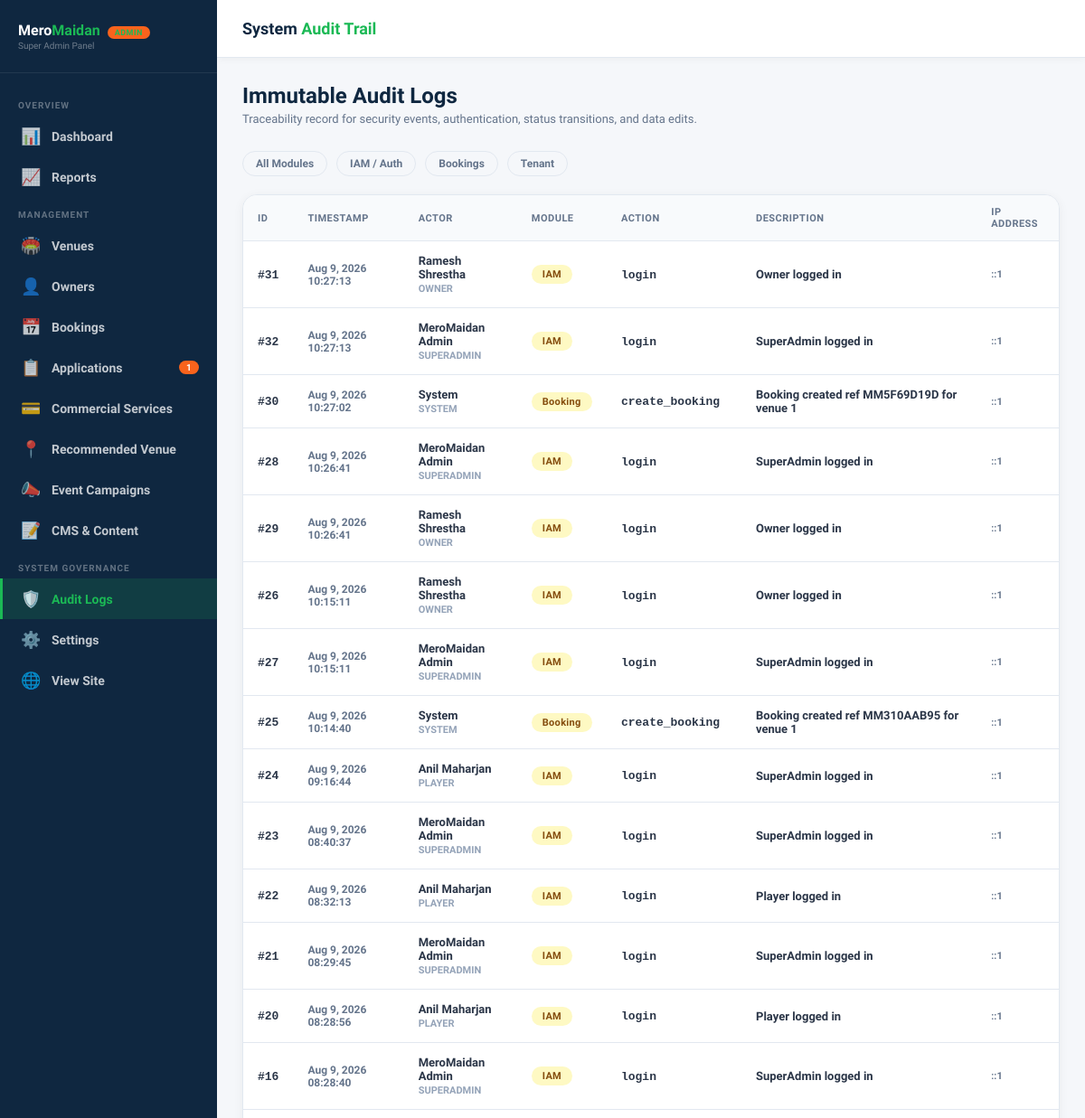
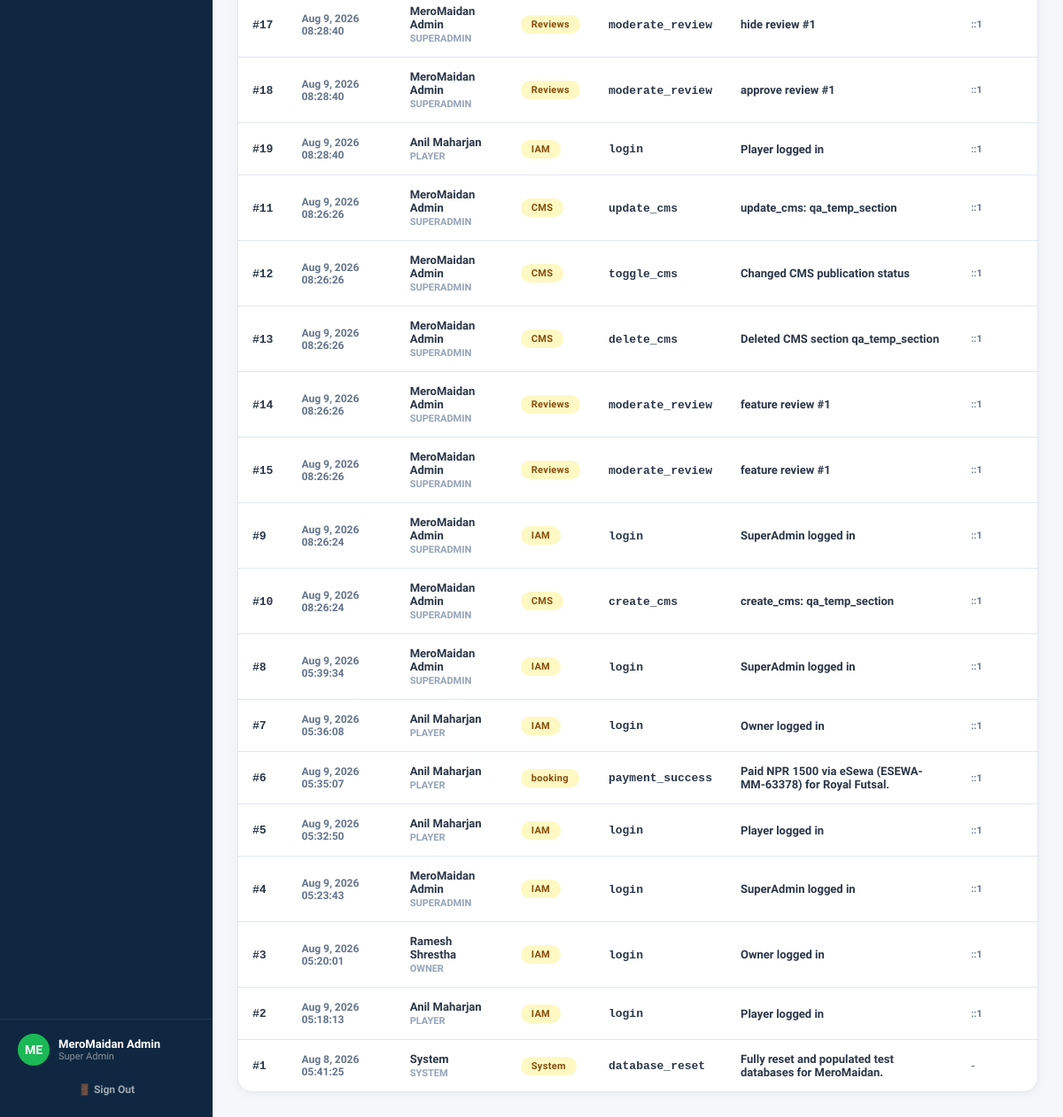
Page /superadmin/audit.php (signed in) on the committed database (2 pictures, top to bottom).
### tables this page shows
CREATE TABLE `audit_logs` (
  `id` int(11) NOT NULL AUTO_INCREMENT,
  `actor_type` enum('player','owner','superadmin','system') NOT NULL DEFAULT 'system',
  `actor_id` int(11) DEFAULT NULL,
  `actor_name` varchar(200) DEFAULT NULL,
  `tenant_id` int(11) DEFAULT NULL,
  `module` varchar(100) DEFAULT NULL,
  `action` varchar(200) NOT NULL,
  `resource_type` varchar(100) DEFAULT NULL,
  `resource_id` int(11) DEFAULT NULL,
  `description` text DEFAULT NULL,
  `ip_address` varchar(45) DEFAULT NULL,
  `created_at` timestamp NOT NULL DEFAULT current_timestamp(),
  PRIMARY KEY (`id`)
);

### superadmin/audit.php (the view, shortened to what this page needs)
<?php
$db        = getDB();
$adminName = $_SESSION['superadmin_name'] ?? 'Admin';
$filterModule = $_GET['module'] ?? 'all';
$sql = "SELECT * FROM audit_logs WHERE 1=1";
$params = [];
$sql .= " ORDER BY created_at DESC LIMIT 100";
$stmt = $db->prepare($sql);
$stmt->execute($params);
$logs = $stmt->fetchAll();
$pendingCount = $db->query("SELECT COUNT(*) FROM venues WHERE status='pending'")->fetchColumn();
$appsCount    = $db->query("SELECT COUNT(*) FROM owner_applications WHERE status='new'")->fetchColumn();
?>
<!DOCTYPE html>
<html lang="en">
<head>
  <link rel="stylesheet" href="../assets/css/admin.css">
</head>
<body>
<div class="admin-layout">
  <aside class="admin-sidebar">
    <div class="sidebar-logo">
      <div>
        <div class="sidebar-logo-text">Mero<span>Maidan</span> <span class="sidebar-badge">ADMIN</span></div>
        <div style="font-size:10px;color:rgba(255,255,255,.4);margin-top:2px;">Super Admin Panel</div>
      </div>
    </div>
    <nav class="sidebar-nav">
      <div class="nav-section-label">Overview</div>
      <a href="index.php" class="nav-link"><span class="icon">📊</span> Dashboard</a>
      <a href="reports.php" class="nav-link"><span class="icon">📈</span> Reports</a>
      <div class="nav-section-label">Management</div>
      <a href="venues.php" class="nav-link"><span class="icon">🏟️</span> Venues <?php if($pendingCount>0): ?><span class="badge orange"><?=$pendingCount?></span><?php endif; ?></a>
      <a href="owners.php" class="nav-link"><span class="icon">👤</span> Owners</a>
      <a href="bookings.php" class="nav-link"><span class="icon">📅</span> Bookings</a>
      <a href="applications.php" class="nav-link"><span class="icon">📋</span> Applications <?php if($appsCount>0): ?><span class="badge orange"><?=$appsCount?></span><?php endif; ?></a>
      <a href="plans.php" class="nav-link"><span class="icon">💳</span> Commercial Services</a>
      <a href="recommended-promotions.php" class="nav-link"><span class="icon">📍</span> Recommended Venue</a>
      <a href="event-promotions.php" class="nav-link"><span class="icon">📣</span> Event Campaigns</a>
      <a href="cms.php" class="nav-link"><span class="icon">📝</span> CMS & Content</a>
      <div class="nav-section-label">System Governance</div>
      <a href="audit.php" class="nav-link active"><span class="icon">🛡️</span> Audit Logs</a>
      <a href="settings.php" class="nav-link"><span class="icon">⚙️</span> Settings</a>
      <a href="../index.php" class="nav-link" target="_blank"><span class="icon">🌐</span> View Site</a>
    </nav>
    <div class="sidebar-footer">
      <div class="admin-user-row">
        <div class="admin-avatar"><?= strtoupper(substr($adminName,0,2)) ?></div>
        <div class="admin-user-info">
          <div class="admin-user-name"><?= htmlspecialchars($adminName) ?></div>
          <div class="admin-user-role">Super Admin</div>
        </div>
      </div>
      <a href="../auth/logout.php" class="btn-logout">🚪 Sign Out</a>
    </div>
  </aside>
  <main class="admin-main">
    <div class="admin-topbar">
      <div class="topbar-title">System <span>Audit Trail</span></div>
    </div>
    <div class="admin-content">
      <div class="page-header">
        <h1>Immutable Audit Logs</h1>
        <p>Traceability record for security events, authentication, status transitions, and data edits.</p>
      </div>
      <div style="display:flex;gap:10px;margin-bottom:20px;flex-wrap:wrap;">
        <a href="?module=all" class="btn btn-ghost btn-sm <?= $filterModule==='all'?'active':'' ?>">All Modules</a>
        <a href="?module=IAM" class="btn btn-ghost btn-sm <?= $filterModule==='IAM'?'active':'' ?>">IAM / Auth</a>
        <a href="?module=Booking" class="btn btn-ghost btn-sm <?= $filterModule==='Booking'?'active':'' ?>">Bookings</a>
        <a href="?module=Tenant" class="btn btn-ghost btn-sm <?= $filterModule==='Tenant'?'active':'' ?>">Tenant</a>
      </div>
      <div class="data-card">
        <table class="data-table">
          <thead>
            <tr>
              <th>ID</th>
              <th>Timestamp</th>
              <th>Actor</th>
              <th>Module</th>
              <th>Action</th>
              <th>Description</th>
              <th>IP Address</th>
            </tr>
          </thead>
          <tbody>
            <?php foreach ($logs as $l): ?>
              <tr>
                <td><code>#<?= $l['id'] ?></code></td>
                <td style="font-size:12px;color:#64748b;"><?= date('M j, Y H:i:s', strtotime($l['created_at'])) ?></td>
                <td>
                  <strong><?= htmlspecialchars($l['actor_name'] ?: 'System') ?></strong><br>
                  <span style="font-size:11px;color:#94a3b8;text-transform:uppercase;"><?= htmlspecialchars($l['actor_type']) ?></span>
                </td>
                <td><span class="badge pending"><?= htmlspecialchars($l['module'] ?: 'System') ?></span></td>
                <td><code><?= htmlspecialchars($l['action']) ?></code></td>
                <td><?= htmlspecialchars($l['description'] ?: '-') ?></td>
                <td style="font-size:11px;color:#64748b;"><?= htmlspecialchars($l['ip_address'] ?: '-') ?></td>
              </tr>
            <?php endforeach; ?>
          </tbody>
        </table>
      </div>
    </div>
  </main>
</div>
</body>
</html>

### rows in the picture
audit_logs: id "31", created_at "Aug 9, 2026 10:27:13", actor_name "Ramesh Shrestha", actor_type "OWNER", module "IAM", action "login", description "Owner logged in", ip_address "::1"
audit_logs: id "32", created_at "Aug 9, 2026 10:27:13", actor_name "MeroMaidan Admin", actor_type "SUPERADMIN", module "IAM", action "login", description "SuperAdmin logged in", ip_address "::1"
audit_logs: id "30", created_at "Aug 9, 2026 10:27:02", actor_name "System", actor_type "SYSTEM", module "Booking", action "create_booking", description "Booking created ref MM5F69D19D for venue 1", ip_address "::1"
audit_logs: id "28", created_at "Aug 9, 2026 10:26:41", actor_name "MeroMaidan Admin", actor_type "SUPERADMIN", module "IAM", action "login", description "SuperAdmin logged in", ip_address "::1"
audit_logs: id "29", created_at "Aug 9, 2026 10:26:41", actor_name "Ramesh Shrestha", actor_type "OWNER", module "IAM", action "login", description "Owner logged in", ip_address "::1"
audit_logs: id "26", created_at "Aug 9, 2026 10:15:11", actor_name "Ramesh Shrestha", actor_type "OWNER", module "IAM", action "login", description "Owner logged in", ip_address "::1"
audit_logs: id "27", created_at "Aug 9, 2026 10:15:11", actor_name "MeroMaidan Admin", actor_type "SUPERADMIN", module "IAM", action "login", description "SuperAdmin logged in", ip_address "::1"
audit_logs: id "25", created_at "Aug 9, 2026 10:14:40", actor_name "System", actor_type "SYSTEM", module "Booking", action "create_booking", description "Booking created ref MM310AAB95 for venue 1", ip_address "::1"
audit_logs: id "24", created_at "Aug 9, 2026 09:16:44", actor_name "Anil Maharjan", actor_type "PLAYER", module "IAM", action "login", description "SuperAdmin logged in", ip_address "::1"
audit_logs: id "23", created_at "Aug 9, 2026 08:40:37", actor_name "MeroMaidan Admin", actor_type "SUPERADMIN", module "IAM", action "login", description "SuperAdmin logged in", ip_address "::1"
audit_logs: id "22", created_at "Aug 9, 2026 08:32:13", actor_name "Anil Maharjan", actor_type "PLAYER", module "IAM", action "login", description "Player logged in", ip_address "::1"
audit_logs: id "21", created_at "Aug 9, 2026 08:29:45", actor_name "MeroMaidan Admin", actor_type "SUPERADMIN", module "IAM", action "login", description "SuperAdmin logged in", ip_address "::1"
audit_logs: id "20", created_at "Aug 9, 2026 08:28:56", actor_name "Anil Maharjan", actor_type "PLAYER", module "IAM", action "login", description "Player logged in", ip_address "::1"
audit_logs: id "16", created_at "Aug 9, 2026 08:28:40", actor_name "MeroMaidan Admin", actor_type "SUPERADMIN", module "IAM", action "login", description "SuperAdmin logged in", ip_address "::1"
audit_logs: id "17", created_at "Aug 9, 2026 08:28:40", actor_name "MeroMaidan Admin", actor_type "SUPERADMIN", module "Reviews", action "moderate_review", description "hide review #1", ip_address "::1"
audit_logs: id "18", created_at "Aug 9, 2026 08:28:40", actor_name "MeroMaidan Admin", actor_type "SUPERADMIN", module "Reviews", action "moderate_review", description "approve review #1", ip_address "::1"
audit_logs: id "19", created_at "Aug 9, 2026 08:28:40", actor_name "Anil Maharjan", actor_type "PLAYER", module "IAM", action "login", description "Player logged in", ip_address "::1"
audit_logs: id "11", created_at "Aug 9, 2026 08:26:26", actor_name "MeroMaidan Admin", actor_type "SUPERADMIN", module "CMS", action "update_cms", description "update_cms: qa_temp_section", ip_address "::1"
audit_logs: id "12", created_at "Aug 9, 2026 08:26:26", actor_name "MeroMaidan Admin", actor_type "SUPERADMIN", module "CMS", action "toggle_cms", description "Changed CMS publication status", ip_address "::1"
audit_logs: id "13", created_at "Aug 9, 2026 08:26:26", actor_name "MeroMaidan Admin", actor_type "SUPERADMIN", module "CMS", action "delete_cms", description "Deleted CMS section qa_temp_section", ip_address "::1"
audit_logs: id "14", created_at "Aug 9, 2026 08:26:26", actor_name "MeroMaidan Admin", actor_type "SUPERADMIN", module "Reviews", action "moderate_review", description "feature review #1", ip_address "::1"
audit_logs: id "15", created_at "Aug 9, 2026 08:26:26", actor_name "MeroMaidan Admin", actor_type "SUPERADMIN", module "Reviews", action "moderate_review", description "feature review #1", ip_address "::1"
audit_logs: id "9", created_at "Aug 9, 2026 08:26:24", actor_name "MeroMaidan Admin", actor_type "SUPERADMIN", module "IAM", action "login", description "SuperAdmin logged in", ip_address "::1"
audit_logs: id "10", created_at "Aug 9, 2026 08:26:24", actor_name "MeroMaidan Admin", actor_type "SUPERADMIN", module "CMS", action "create_cms", description "create_cms: qa_temp_section", ip_address "::1"
audit_logs: id "8", created_at "Aug 9, 2026 05:39:34", actor_name "MeroMaidan Admin", actor_type "SUPERADMIN", module "IAM", action "login", description "SuperAdmin logged in", ip_address "::1"
audit_logs: id "7", created_at "Aug 9, 2026 05:36:08", actor_name "Anil Maharjan", actor_type "PLAYER", module "IAM", action "login", description "Owner logged in", ip_address "::1"
audit_logs: id "6", created_at "Aug 9, 2026 05:35:07", actor_name "Anil Maharjan", actor_type "PLAYER", module "booking", action "payment_success", description "Paid NPR 1500 via eSewa (ESEWA-MM-63378) for Royal Futsal.", ip_address "::1"
audit_logs: id "5", created_at "Aug 9, 2026 05:32:50", actor_name "Anil Maharjan", actor_type "PLAYER", module "IAM", action "login", description "Player logged in", ip_address "::1"
audit_logs: id "4", created_at "Aug 9, 2026 05:23:43", actor_name "MeroMaidan Admin", actor_type "SUPERADMIN", module "IAM", action "login", description "SuperAdmin logged in", ip_address "::1"
audit_logs: id "3", created_at "Aug 9, 2026 05:20:01", actor_name "Ramesh Shrestha", actor_type "OWNER", module "IAM", action "login", description "Owner logged in", ip_address "::1"
audit_logs: id "2", created_at "Aug 9, 2026 05:18:13", actor_name "Anil Maharjan", actor_type "PLAYER", module "IAM", action "login", description "Player logged in", ip_address "::1"
audit_logs: id "1", created_at "Aug 8, 2026 05:41:25", actor_name "System", actor_type "SYSTEM", module "System", action "database_reset", description "Fully reset and populated test databases for MeroMaidan.", ip_address "-"

### other values in the picture
$appsCount "1"
substr($adminName,0,2) "ME"
$adminName "MeroMaidan Admin"
